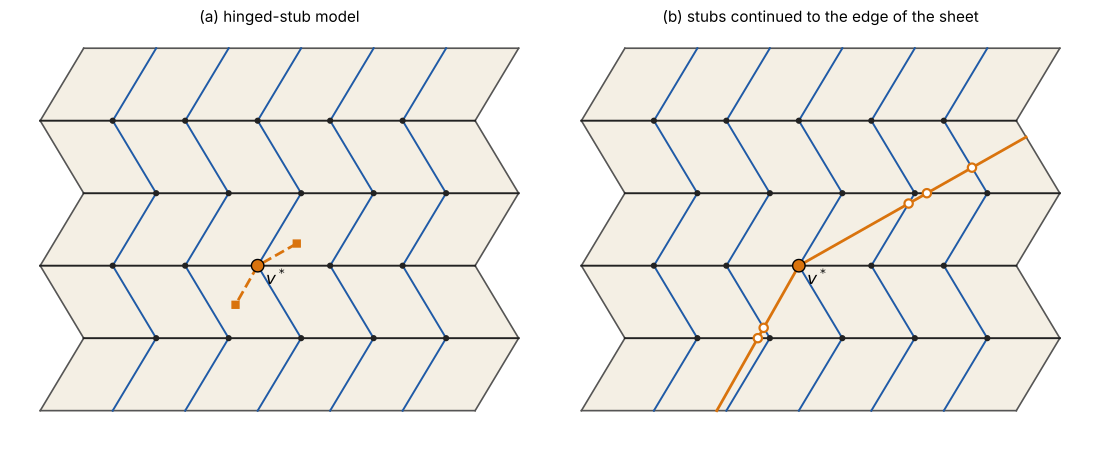

Write Python code to recreate this figure.
"""Figure 1: the hinged-stub model and the stubs continued to the edge of the
sheet."""
import numpy as np, matplotlib
matplotlib.use("Agg")
import matplotlib.pyplot as plt
from extend import build_physical, sheet_boundary
from origami_cone import miura, raise_degree_at
nr,nc,v=4,5,(3,2); pl=[(0,.5),(2,.5)]
fig,axs=plt.subplots(1,2,figsize=(11,4.6))
for ax,mode in zip(axs,("model","paper")):
    P0=miura(nr,nc)
    if mode=="model": P=raise_degree_at(P0,P0.interior.index(v),pl)
    else: P,info=build_physical(nr,nc,v,pl)
    bnd=sheet_boundary(P0,nr,nc)
    poly=[P0.pos[a] for a,b in bnd]
    ax.fill(*zip(*poly),color="#f4efe4",zorder=0)
    for a,b in bnd: ax.plot(*zip(P0.pos[a],P0.pos[b]),color="#555",lw=1.2,zorder=1)
    for key,e in P.cidx.items():
        a,b=tuple(key); pa,pb=P.pos[a],P.pos[b]
        def rid(x):
            if x==v: return "*"
            if isinstance(x,tuple) and isinstance(x[0],str): return x[1] if x[0] in ("x","e") else "stub"
            return None
        ra,rb=rid(a),rid(b)
        isray=(ra is not None and rb is not None and (ra==rb or "*" in (ra,rb))) or "stub" in (ra,rb)
        if isray: ax.plot(*zip(pa,pb),color="#d9730d",lw=2.0,ls="--" if mode=="model" else "-",zorder=3)
        else:
            horiz=abs(pa[1]-pb[1])<1e-9
            ax.plot(*zip(pa,pb),color="#1f5aa6" if not horiz else "#222",lw=1.4,zorder=2)
    for w in P.interior:
        p=P.pos[w]
        if isinstance(w,tuple) and isinstance(w[0],str): ax.plot(*p,"o",ms=6,mfc="white",mec="#d9730d",mew=1.6,zorder=5)
        else: ax.plot(*p,"o",ms=3.5,color="#222",zorder=4)
    if mode=="model":
        for key in P.cidx:
            for x in key:
                if isinstance(x,tuple) and x[0]=="stub": ax.plot(*P.pos[x],"s",ms=5,color="#d9730d",zorder=5)
    ax.plot(*P.pos[v],"o",ms=9,mfc="#d9730d",mec="k",zorder=6)
    ax.annotate(r"$v^*$",P.pos[v],xytext=(6,-14),textcoords="offset points",fontsize=12)
    ax.set_aspect("equal"); ax.axis("off")
    ax.set_title("(a) hinged-stub model" if mode=="model" else "(b) stubs continued to the edge of the sheet",fontsize=11)
plt.tight_layout(); plt.savefig("fig_patch.pdf"); plt.savefig("fig_patch.png",dpi=130)
